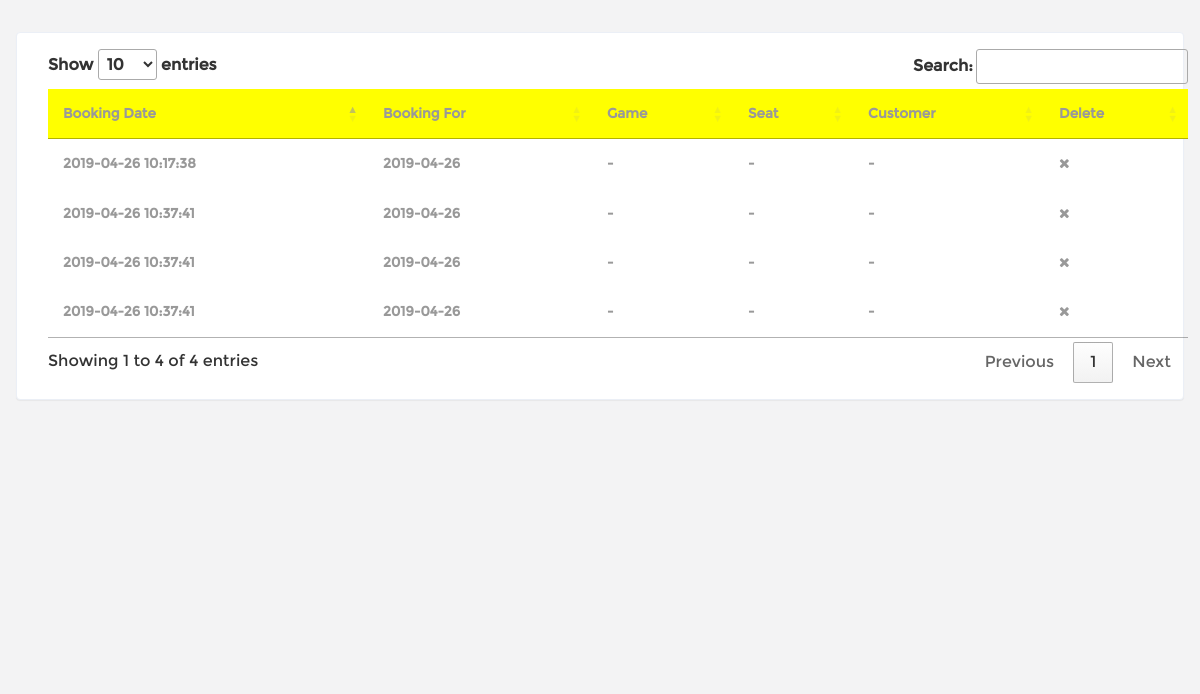
/admin/viewbooking.php (signed in), run on the app's committed database.
### tables this page shows
CREATE TABLE IF NOT EXISTS `booking` (
  `bookingid` int(3) NOT NULL AUTO_INCREMENT,
  `booking_date` timestamp NOT NULL DEFAULT CURRENT_TIMESTAMP ON UPDATE CURRENT_TIMESTAMP,
  `booking_for` date NOT NULL,
  `game_id` int(3) NOT NULL,
  `seat_id` int(1) NOT NULL,
  `userid` int(3) NOT NULL,
  PRIMARY KEY (`bookingid`)
);

### admin/dbconfigure.php (called while the page is built, shortened)
<?php
$dbserver = "localhost";
$dbuser = "root";
$dbpwd = "";
$dbname = "ticket_stadium";
$connection = new mysqli($dbserver, $dbuser, $dbpwd, $dbname);
function my_select($query)
{
    global $connection;
    $rs = $connection->query($query);
    return $rs;
}
?>

### admin/viewbooking.php (the view, shortened to what this page needs)
<!DOCTYPE HTML>
<html>
<head>
    <?php include_once "head_files.php"; ?>
    <link rel="stylesheet" type="text/css" href="https://cdn.datatables.net/1.10.19/css/jquery.dataTables.css">
</head>
<body>
<div id="wrapper">
    <div class="content-main">
        <div class="blank">
            <div class="blank-page" id="display">
                <?php
                include "dbconfigure.php";
                $query = "SELECT * FROM booking";
                $rs = my_select($query);
                echo "<div class='container'>";
                echo "<div class='row'>";
                echo "<div class='col-sm-12'>";
                echo "<div class='table-responsive'>";
                echo "<table class='table table-hover table-sm' style='overflow: scroll; font-weight: bold' id='myTable123'>";
                echo "<thead style='background-color: yellow; color: white; font-weight: bold'>";
                echo "<tr>";
                echo "<th>Booking Date</th>";
                echo "<th>Booking For</th>";
                echo "<th>Game</th>";
                echo "<th>Seat</th>";
                echo "<th>Customer</th>";
                echo "<th>Delete</th>";
                echo "</tr>";
                echo "</thead>";
                echo '<tbody id="myTable">';
                while ($column = mysqli_fetch_array($rs)) {
                    echo "<tr class='table-warning'>";
                    if ($column[1] !== null) {
                        echo "<td>{$column[1]}</td>";
                    } else {
                        echo "<td>-</td>";
                    }
                    if ($column[2] !== null) {
                        echo "<td>{$column[2]}</td>";
                    } else {
                        echo "<td>-</td>";
                    }
                    $query1 = "SELECT games_name FROM gamess WHERE gamesid = {$column[3]}";
                    $rs1 = my_select($query1);
                    $column1 = mysqli_fetch_array($rs1);
                    if ($column1 !== null && isset($column1[0])) {
                        echo "<td>{$column1[0]}</td>";
                    } else {
                        echo "<td>-</td>";
                    }
                    $query2 = "SELECT seats_name FROM seats WHERE seats_id = {$column[4]}";
                    $rs2 = my_select($query2);
                    $column2 = mysqli_fetch_array($rs2);
                    if ($column2 !== null && isset($column2[0])) {
                        echo "<td>{$column2[0]}</td>";
                    } else {
                        echo "<td>-</td>";
                    }
                    $query3 = "SELECT name FROM users WHERE userid = {$column[5]}";
                    $rs3 = my_select($query3);
                    $column3 = mysqli_fetch_array($rs3);
                    if ($column3 !== null && isset($column3[0])) {
                        echo "<td>{$column3[0]}</td>";
                    } else {
                        echo "<td>-</td>";
                    }
                    echo '<td><a href="deletebooking.php?id=' . $column['bookingid'] . '">
                        <i class="fa fa-remove"></i>
                        </a></td>';
                    echo "</tr>";
                }
                ?>
                </tbody>
                </table>
                </div>
                </div>
                </div>
                </div>
                </div>
                </div>
</body>
</html>

### admin/css/style.css (style rules this page uses)
html, body { font-family:'Montserrat-Regular'; font-size: 100%; background:#F3F3F4; overflow-x: hidden; }
body a { transition:0.5s all; -webkit-transition:0.5s all; -moz-transition:0.5s all; -o-transition:0.5s all; -ms-transition:0.5s all; }
div#wrapper { background-color: #fff; }
.content-main { background-color: #F3F3F4; padding-top: 1em; }
.blank { padding: 1em; min-height: 650px; }
.blank-page { padding: 1em; background: #fff; border: 1px solid #ebeff6; border-radius: 4px; -webkit-border-radius: 4px; -o-border-radius: 4px; -moz-border-radius: 4px; -ms-border-radius: 4px; -webkit-box-shadow: 0 1px 1px rgba(0,0,0,.05); box-shadow: 0 1px 1px rgba(0,0,0,.05); }
.table td, .table>tbody>tr>td, .table>tbody>tr>th, .table>tfoot>tr>td, .table>tfoot>tr>th, .table>thead>tr>td, .table>thead>tr>th { padding: 15px !important; font-size: 0.85em; color: #999; border-top: none !important; }
td i { color:#999; }
.table { margin-bottom: 0; }

### admin/css/custom.css (style rules this page uses)
#wrapper { width: 100%; }

### data on the page
booking: booking_date "2019-04-26 10:17:38", booking_for "2019-04-26"
booking: booking_date "2019-04-26 10:37:41", booking_for "2019-04-26"
booking: booking_date "2019-04-26 10:37:41", booking_for "2019-04-26"
booking: booking_date "2019-04-26 10:37:41", booking_for "2019-04-26"
